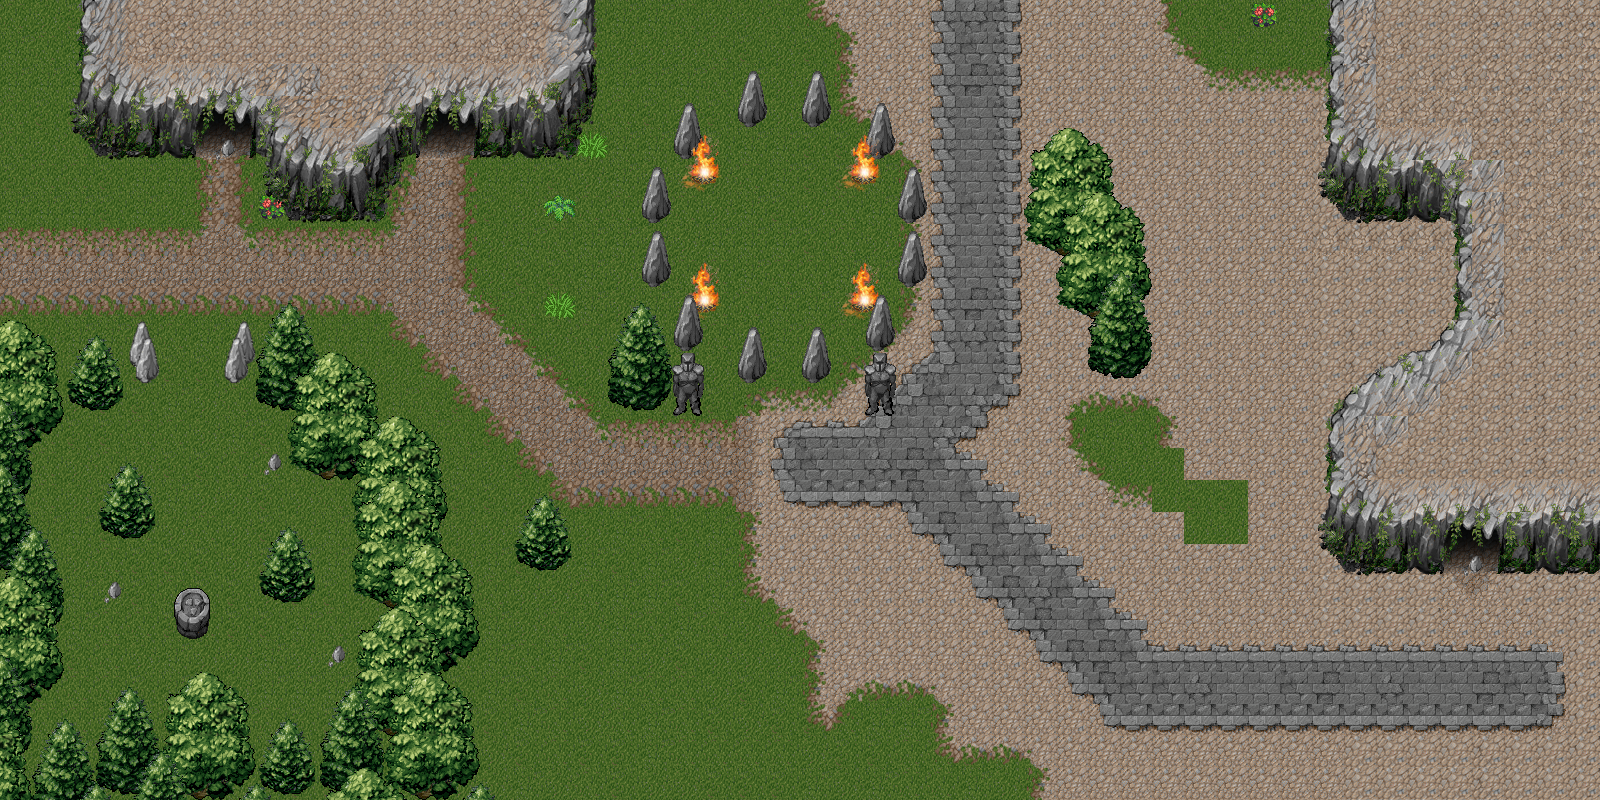

A 2D game scene composited from a Tiled map and its tileset images. What follows is a short description and the map's XML, with each tile layer's data collapsed to a summary:
An orthogonal 50x25 tile map with 32x32 px tiles, 8 tile layers (bg0_grass, bg1_path, bg1, bg2, ...) and 56 objects (player, tr1, tr2, tr3, Amazing Awesome Thing of Awesomeness).

<map version="1.0" orientation="orthogonal" width="50" height="25" tilewidth="32" tileheight="32">
 <tileset firstgid="1" name="terrain" tilewidth="32" tileheight="32">
  <image source="mountain_landscape_25.png" trans="ffffff" width="512" height="512" />
 </tileset>
 <layer name="bg0_grass" width="50" height="25">
  <properties>
   <property name="tileset" value="terrain" />
  </properties>
  <data>[1250 cells, 1250 non-empty, 4 distinct tile ids]</data>
 </layer>
 <layer name="bg1_path" width="50" height="25" opacity="0.99">
  <properties>
   <property name="tileset" value="terrain" />
  </properties>
  <data>[1250 cells, 682 non-empty, 56 distinct tile ids]</data>
 </layer>
 <layer name="bg1" width="50" height="25">
  <properties>
   <property name="tileset" value="terrain" />
  </properties>
  <data>[1250 cells, 182 non-empty, 53 distinct tile ids]</data>
 </layer>
 <layer name="bg2" width="50" height="25">
  <properties>
   <property name="tileset" value="terrain" />
  </properties>
  <data>[1250 cells, 127 non-empty, 76 distinct tile ids]</data>
 </layer>
 <layer name="bg3" width="50" height="25">
  <properties>
   <property name="tileset" value="terrain" />
  </properties>
  <data>[1250 cells, 16 non-empty, 12 distinct tile ids]</data>
 </layer>
 <objectgroup name="player" width="50" height="25">
  <object name="princess" type="player" x="768" y="224" width="32" height="32" />
 </objectgroup>
 <layer name="fg0" width="50" height="25">
  <properties>
   <property name="fg" value="" />
   <property name="tileset" value="terrain" />
  </properties>
  <data>[1250 cells, 147 non-empty, 25 distinct tile ids]</data>
 </layer>
 <layer name="fg1" width="50" height="25">
  <properties>
   <property name="fg" value="" />
   <property name="tileset" value="objects" />
  </properties>
  <data>[1250 cells, 0 non-empty, 0 distinct tile ids]</data>
 </layer>
 <layer name="fg2" width="50" height="25">
  <properties>
   <property name="fg" value="" />
   <property name="tileset" value="objects" />
  </properties>
  <data>[1250 cells, 0 non-empty, 0 distinct tile ids]</data>
 </layer>
 <objectgroup name="collision" width="50" height="25">
  <object x="608" y="352" width="64" height="64" />
  <object x="96" y="128" width="96" height="32" />
  <object x="256" y="128" width="128" height="64" />
  <object x="288" y="192" width="96" height="32" />
  <object x="384" y="128" width="32" height="32" />
  <object x="480" y="128" width="96" height="32" />
  <object x="672" y="384" width="32" height="32" />
  <object x="864" y="384" width="32" height="32" />
  <object x="736" y="352" width="32" height="32" />
  <object x="800" y="352" width="32" height="32" />
  <object x="864" y="320" width="32" height="32" />
  <object x="896" y="256" width="32" height="32" />
  <object x="896" y="192" width="32" height="32" />
  <object x="864" y="128" width="32" height="32" />
  <object x="800" y="96" width="32" height="32" />
  <object x="736" y="96" width="32" height="32" />
  <object x="640" y="192" width="32" height="32" />
  <object x="640" y="256" width="32" height="32" />
  <object x="672" y="320" width="32" height="32" />
  <object name="tr1" x="1024" y="192" width="96" height="64" />
  <object name="tr2" x="1056" y="256" width="96" height="64" />
  <object name="tr3" x="1088" y="320" width="64" height="64" />
  <object x="80" y="0" width="511" height="127" />
  <object x="1332" y="0" width="266" height="191" />
  <object x="1344" y="192" width="256" height="32" />
  <object x="1344" y="544" width="96" height="32" />
  <object x="1504" y="544" width="96" height="32" />
  <object x="1456" y="225" width="156" height="126" />
  <object x="1440" y="352" width="160" height="32" />
  <object x="1376" y="384" width="224" height="32" />
  <object x="1330" y="416" width="269" height="127" />
  <object x="256" y="352" width="64" height="64" />
  <object x="288" y="416" width="96" height="64" />
  <object x="352" y="480" width="96" height="128" />
  <object x="384" y="608" width="96" height="64" />
  <object x="352" y="672" width="96" height="64" />
  <object x="128" y="352" width="32" height="32" />
  <object x="224" y="352" width="32" height="32" />
  <object x="64" y="384" width="64" height="32" />
  <object x="0" y="384" width="64" height="64" />
  <object x="0" y="448" width="32" height="128" />
  <object x="0" y="576" width="64" height="128" />
  <object x="0" y="704" width="29" height="91" />
  <object x="32" y="768" width="288" height="32" />
  <object x="96" y="736" width="160" height="32" />
  <object x="320" y="736" width="160" height="64" />
  <object x="96" y="512" width="64" height="32" />
  <object x="256" y="576" width="64" height="32" />
  <object x="512" y="544" width="64" height="32" />
  <object name="Amazing Awesome Thing of Awesomeness" x="175" y="589" width="33" height="48" />
  <object x="672" y="128" width="32" height="32" />
  <object x="693" y="143" width="22" height="43" />
  <object x="854" y="268" width="22" height="43" />
  <object x="694" y="268" width="22" height="43" />
  <object x="854" y="140" width="22" height="43" />
 </objectgroup>
</map>
